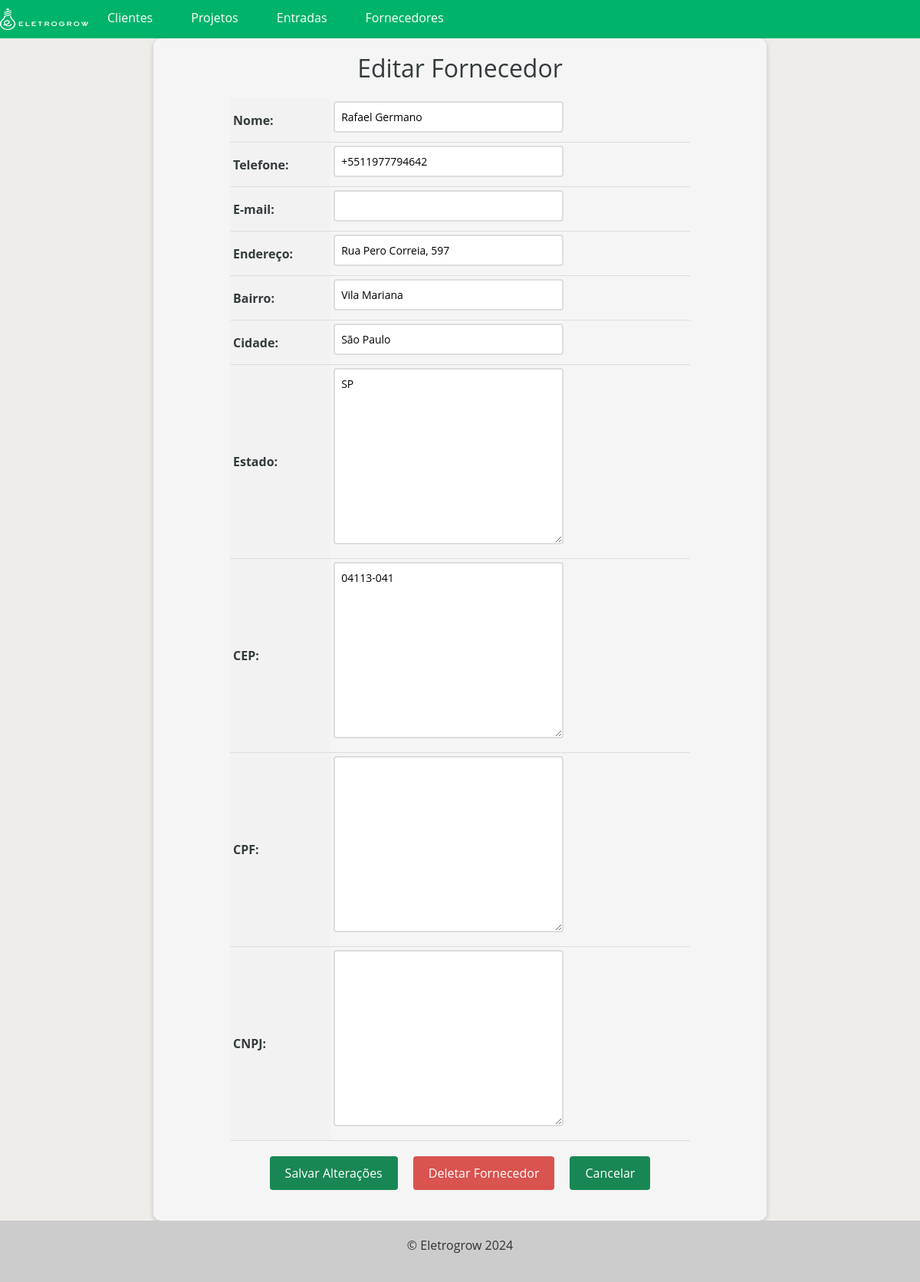
Page /supplier/update/2/ on the committed database.
### supplier/models.py (models this page shows, shortened)
class ModelSupplier(models.Model):
    name = models.CharField(max_length=300, unique=True, verbose_name='Nome')
    phone = PhoneNumberField(blank=True, null=True, region='BR', verbose_name='Telefone')
    email = models.EmailField(blank=True, null=True, verbose_name='E-mail')
    address = models.CharField(blank=True, null=True, verbose_name='Endereço')
    neighborhood = models.CharField(blank=True, null=True, verbose_name='Bairro')
    city = models.CharField(blank=True, null=True, verbose_name='Cidade')
    state = BRStateField(blank=True, null=True, verbose_name='Estado')
    cep = BRPostalCodeField(blank=True, null=True, verbose_name='CEP')
    cpf = BRCPFField(blank=True, null=True, verbose_name='CPF')
    cnpj = BRCNPJField(blank=True, null=True, verbose_name='CNPJ')

### supplier/views.py (the view)
# urls.py: path('update/<int:pk>/', UpdateSupplier.as_view(), name='update_supplier'),
class UpdateSupplier(UpdateView):
    model = ModelSupplier
    form_class = FormSupplier
    template_name = 'update_supplier.html'
    success_url = '/supplier/'

### supplier/forms.py
class FormSupplier(forms.ModelForm):
    class Meta:
        model = ModelSupplier
        fields = '__all__'

### supplier/templates/update_supplier.html (shortened to what this page needs)
{% extends "base.html" %}
{% block content %}
  <form method="post" enctype="multipart/form-data">
    <h1>Editar Fornecedor</h1>
    <table>
      {{ form.as_table }}
    </table>
    <div>
      <div class="buttons-container">
        <input type="submit" value="Salvar Alterações" class="btn btn-success">
        <a href="{% url 'delete_supplier' pk=object.pk %}" class="btn btn-danger">Deletar Fornecedor</a>
        <a href="{% url 'supplier' %}" class="btn btn-success">Cancelar</a>
      </div>
    </div>
  </form>
{% endblock %}

### app/templates/base.html (style rules this page uses)
body { font-family: 'Open Sans', sans-serif; color: light-dark(#333b3c, #efefec); background-color: light-dark(#efedea, #223a2c); margin: 0; padding: 0; }

### supplier/templates/update_supplier.html (style rules this page uses)
form { max-width: 800px; margin: 0 auto; padding: 20px; background-color: #f5f5f5; border-radius: 10px; box-shadow: 0 2px 6px rgba(0, 0, 0, 0.2); }
form h1 { font-size: 2rem; margin-bottom: 20px; text-align: center; }
table { margin: 0 auto; border-collapse: collapse; width: 100%; max-width: 600px; }
th, td { padding: 4px; text-align: left; border-bottom: 1px solid #ddd; }
th { background-color: #f2f2f2; }
input[type="text"], input[type="number"], input[type="email"], input[type="tel"], select, textarea { padding: 8px; font-size: 14px; border: 2px solid #ddd; border-radius: 4px; width: 100%; max-width: 300px; margin-bottom: 8px; transition: border-bottom-color 0.3s ease-in-out; }
.btn { border: none; padding: 10px 20px; font-size: 16px; border-radius: 4px; cursor: pointer; transition: background-color 0.3s ease-in-out; }
.buttons-container { display: flex; justify-content: center; margin-top: 20px; margin-bottom: 20px; }
.btn { display: inline-block; border: none; padding: 10px 20px; font-size: 16px; border-radius: 4px; cursor: pointer; transition: background-color 0.3s ease-in-out; margin: 0 10px; }
.btn-danger { background-color: #d9534f; text-decoration: none !important; }
a { text-decoration: none !important; }

### rows in the picture
ModelSupplier: name "Rafael Germano", phone "+5511977794642", address "Rua Pero Correia, 597", neighborhood "Vila Mariana", city "São Paulo", state "SP", cep "04113-041"
